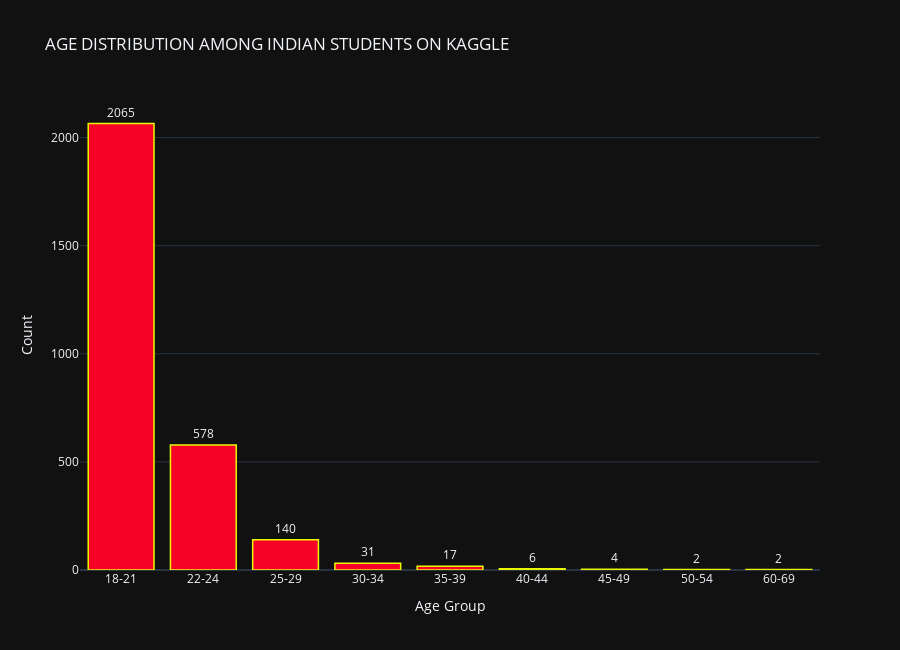

Notebook cell for this chart:
### Markdown cell above
# Age Distribution

### Code cell
temp_df = df["Q1"].value_counts().reset_index()

trace1 = go.Bar(
                x = temp_df['index'],
                y = temp_df['Q1'],
                marker = dict(color = '#f70227',
                              line=dict(color='#ebf702',width=1.5)),
                text=temp_df['Q1'], textposition='outside')
layout = go.Layout(template= "plotly_dark",title = 'AGE DISTRIBUTION AMONG INDIAN STUDENTS ON KAGGLE' , xaxis = dict(title = 'Age Group'), yaxis = dict(title = 'Count'), height=650)
fig = go.Figure(data = [trace1], layout = layout)
fig.show()

### Figure 1 — Plotly figure (JSON) as saved in the notebook; plotly's stock layout.template omitted (floating-point values rounded to 4 significant figures)
{"data": [{"marker": {"color": "#f70227", "line": {"color": "#ebf702", "width": 1.5}}, "text": [2065, 578, 140, 31, 17, 6, 4, 2, 2], "textposition": "outside", "type": "bar", "x": ["18-21", "22-24", "25-29", "30-34", "35-39", "40-44", "45-49", "50-54", "60-69"], "y": [2065, 578, 140, 31, 17, 6, 4, 2, 2]}], "layout": {"height": 650, "title": {"text": "AGE DISTRIBUTION AMONG INDIAN STUDENTS ON KAGGLE"}, "xaxis": {"title": {"text": "Age Group"}}, "yaxis": {"title": {"text": "Count"}}}}
